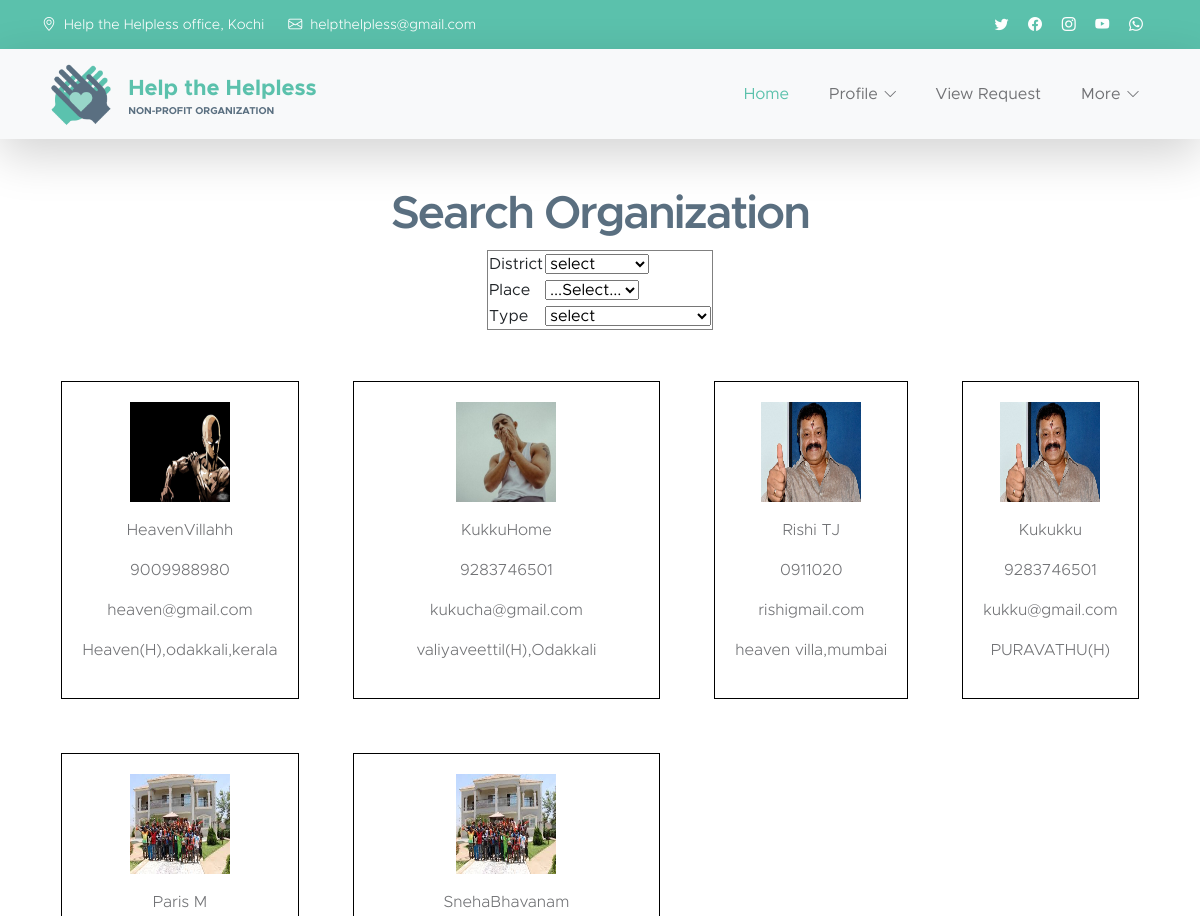
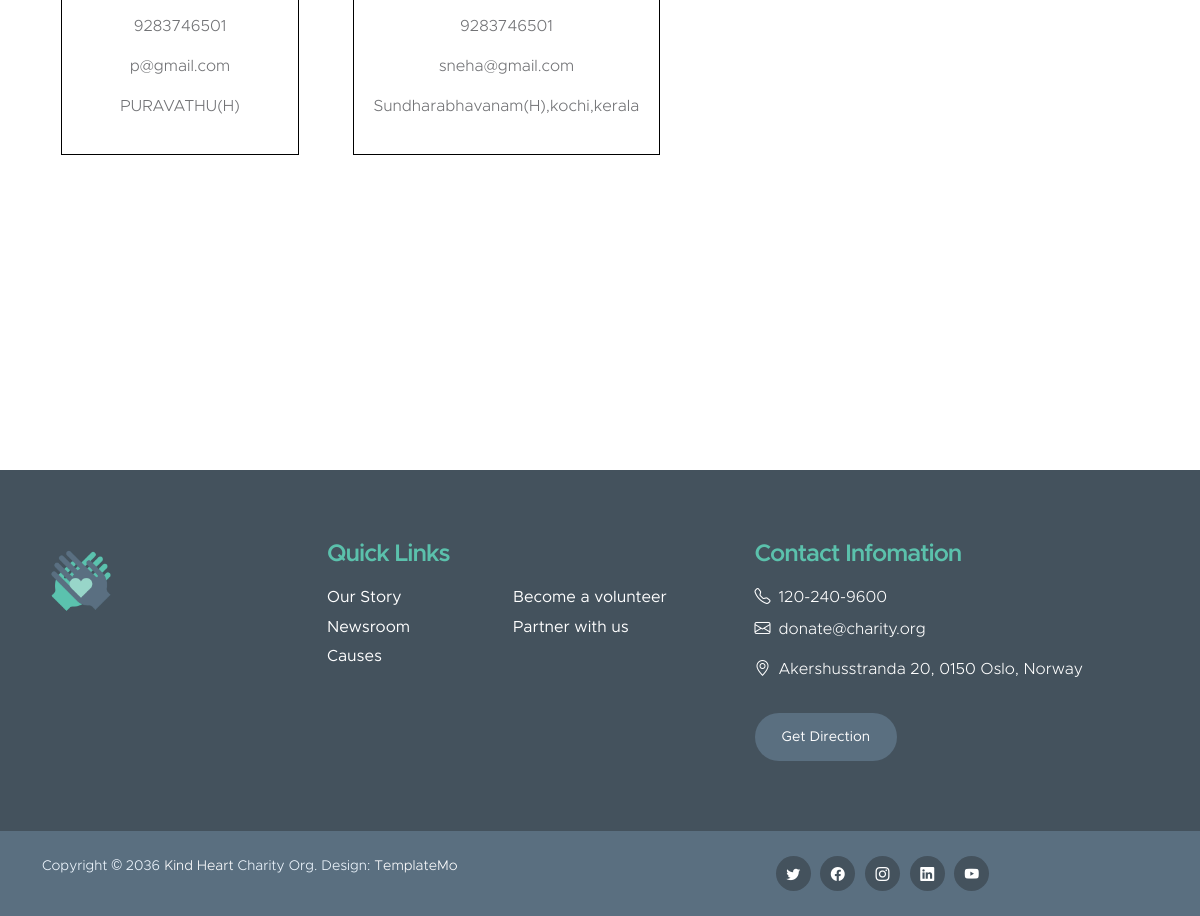
Screenshot of /MedicalShop/search/ with the database file from the repository (2 pictures, top to bottom).
### Guest/models.py (models this page shows)
class tbl_organization(models.Model):
    org_name=models.CharField(max_length=50)
    org_email=models.CharField(max_length=50)
    org_contact=models.CharField(max_length=50)
    org_address=models.CharField(max_length=50)
    org_logo=models.FileField(upload_to="Orgdoc/")
    org_proof=models.FileField(upload_to="Orgdoc/")
    org_place=models.ForeignKey(tbl_place,on_delete=models.CASCADE)
    org_type=models.ForeignKey(tbl_type,on_delete=models.CASCADE)
    org_password=models.CharField(max_length=50)
    status=models.CharField(max_length=50,default=0,null=True)

### MedicalShop/views.py (the view)
# urls.py: path('search/',views.search,name="search"),
def search(request):
    district_data=tbl_district.objects.all()
    type_data=tbl_type.objects.all()
    odata=tbl_organization.objects.filter(status=1)
    if request.method=="POST":
        place=tbl_place.objects.get(id=request.POST.get('sel_place'))
        return render(request,'MedicalShop/Search.html',{'district':district_data,'type':type_data,'odata':odata})
    else:
           return render(request,'MedicalShop/Search.html',{'district':district_data,'type':type_data,'odata':odata})

### MedicalShop/Templates/MedicalShop/Search.html (shortened to what this page needs)
{% extends 'MedicalShop/header.html' %}
{% load static %}
{% block content %}
<!DOCTYPE html>
<html lang="en">
<head>
</head>
<body>
    <center>
        <h2>Search Organization</h2>
    <form action="" method="post" enctype="multipart/form-data">
        <table border="1">
            <tr>
                <td>District</td>
                <td>
                    <select name="dropdown" id="sel_dis">
                        <option value="">select</option>
                    </select>
                </td>
            </tr>
            <tr>
                <td>Place</td>
                <td>
                    <select name="sel_place" id="sel_place">
                        <option value="">...Select...</option>
                    </select>
                </td>
            </tr>
            <tr>
            <tr>
                <td>Type</td>
                <td>
                    <select name="sel_type" id="sel_type">
                        <option value="">select</option>
                    </select>
                </td>
            </tr>
        </table>
    </form>
    <br>
</center>
<table align="center" cellpadding="5" style="border-collapse: collapse" id="result">
    <tr>
        {% for i in odata %}
        <td>
            <div style="text-align:center;border:1px solid black;margin:22px;padding:20px">
                <p><img src="{{i.org_logo.url}}" width="100px" height="100px" /></p>
                <p>{{i.org_name}}</p>
                <p>{{i.org_contact}}</p>
                <p>{{i.org_email}}</p>
                <p>{{i.org_address}}</p>
            </div>
        </td>
        {% if forloop.counter|divisibleby:4 %}
    </tr>
    <tr>
        {% endif %}
        {% endfor %}
</table>
</body>
</html>
    {% endblock content %}

### Guest/static/Main/css/templatemo-kind-heart-charity.css (style rules this page uses)
:root { --white-color: #ffffff; --primary-color: #5bc1ac; --secondary-color: #5a6f80; --section-bg-color: #f0f8ff; --site-footer-bg-color: #44525d; --custom-btn-bg-color: #597081; --custom-btn-bg-hover-color: #5bc1ac; --dark-color: #000000; --p-color: #717275; --border-color: #e9eaeb; --body-font-family: 'Metropolis', sans-serif; --h1-font-size: 52px; --h2-font-size: 46px; --h3-font-size: 32px; --h4-font-size: 28px; --h5-font-size: 24px; --h6-font-size: 22px; --p-font-size: 16px; --btn-font-size: 18px; --copyright-font-size: 14px; --border-radius-large: 100px; --border-radius-medium: 20px; --border-radius-small: 10px; --font-weight-light: 300; --font-weight-normal: 400; --font-weight-semibold: 600; --font-weight-bold: 700; }
body { background-color: var(--white-color); font-family: var(--body-font-family); }
h2, h3, h4, h5, h6 { color: var(--dark-color); }
h1, h2, h3, h4, h5, h6 { font-weight: var(--font-weight-semibold); letter-spacing: -1px; }
h2 { color: var(--secondary-color); font-size: var(--h2-font-size); letter-spacing: -2px; }
p { color: var(--p-color); font-size: var(--p-font-size); font-weight: var(--font-weight-light); }

### rows the page displays
tbl_organization: org_logo (picture), org_name "HeavenVillahh", org_contact "9009988980", org_email "heaven@gmail.com", org_address "Heaven(H),odakkali,kerala"
tbl_organization: org_logo (picture), org_name "KukkuHome", org_contact "9283746501", org_email "kukucha@gmail.com", org_address "valiyaveettil(H),Odakkali"
tbl_organization: org_logo (picture), org_name "Rishi TJ", org_contact "0911020", org_email "rishigmail.com", org_address "heaven villa,mumbai"
tbl_organization: org_logo (picture), org_name "Kukukku", org_contact "9283746501", org_email "kukku@gmail.com", org_address "PURAVATHU(H)"
tbl_organization: org_logo (picture), org_name "Paris M", org_contact "9283746501", org_email "p@gmail.com", org_address "PURAVATHU(H)"
tbl_organization: org_logo (picture), org_name "SnehaBhavanam", org_contact "9283746501", org_email "sneha@gmail.com", org_address "Sundharabhavanam(H),kochi,kerala"
